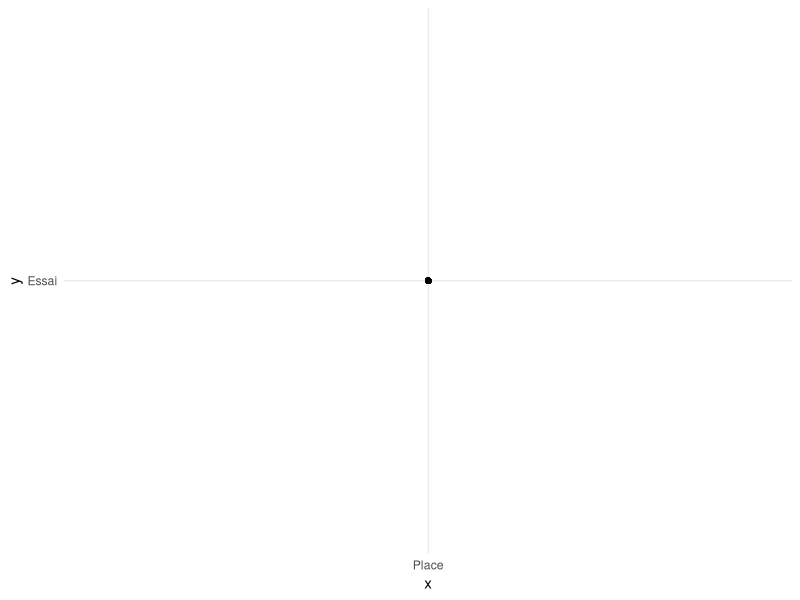

Write the R code that produced this figure.
#MASTER MIND#

library(ggplot2)
library(dplyr)
library(tidyverse)

colors<-c("red","orange","yellow","green","blue","purple","pink","brown")
selected<-sample(colors, 4)

a<-"yellow"
b<-"brown"

A<-data.frame(Couleur="A", Place= 1, Essai=c(1:8))
B<-data.frame(Couleur="B",Place=2, Essai=c(1:8))
C<-data.frame(Couleur="C",Place=3, Essai=c(1:8))
D<-data.frame(Couleur="D",Place=4, Essai=c(1:8))
bind_rows(A, B, C, D)->PrPlot
as.numeric(PrPlot$Essai)->PrPlot$Essai


ggplot(PrPlot, aes(x="Place", y="Essai"))+
  geom_point()+
  theme_minimal()




if(a==selected[1]||b==selected[2]){
print("yellow")
  }else{
  print("nope")
}

 


